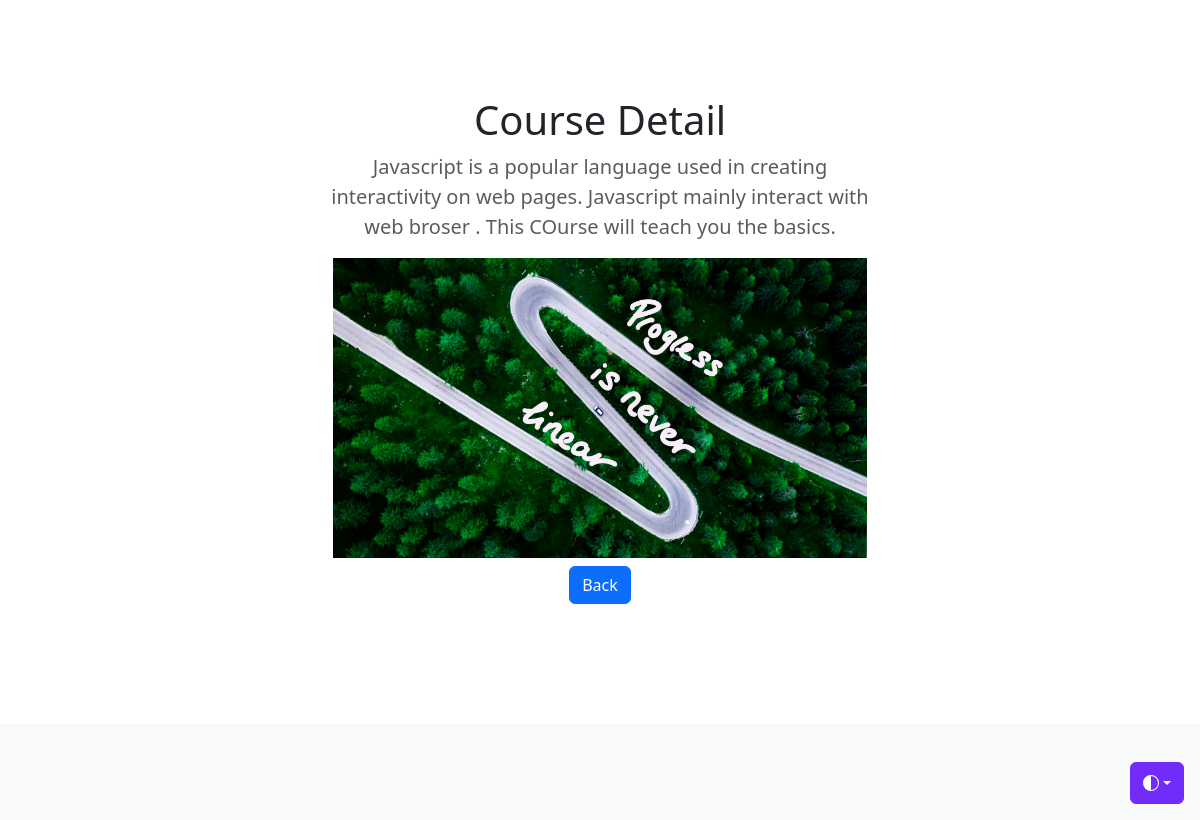
Page /2 on the earlier database version.
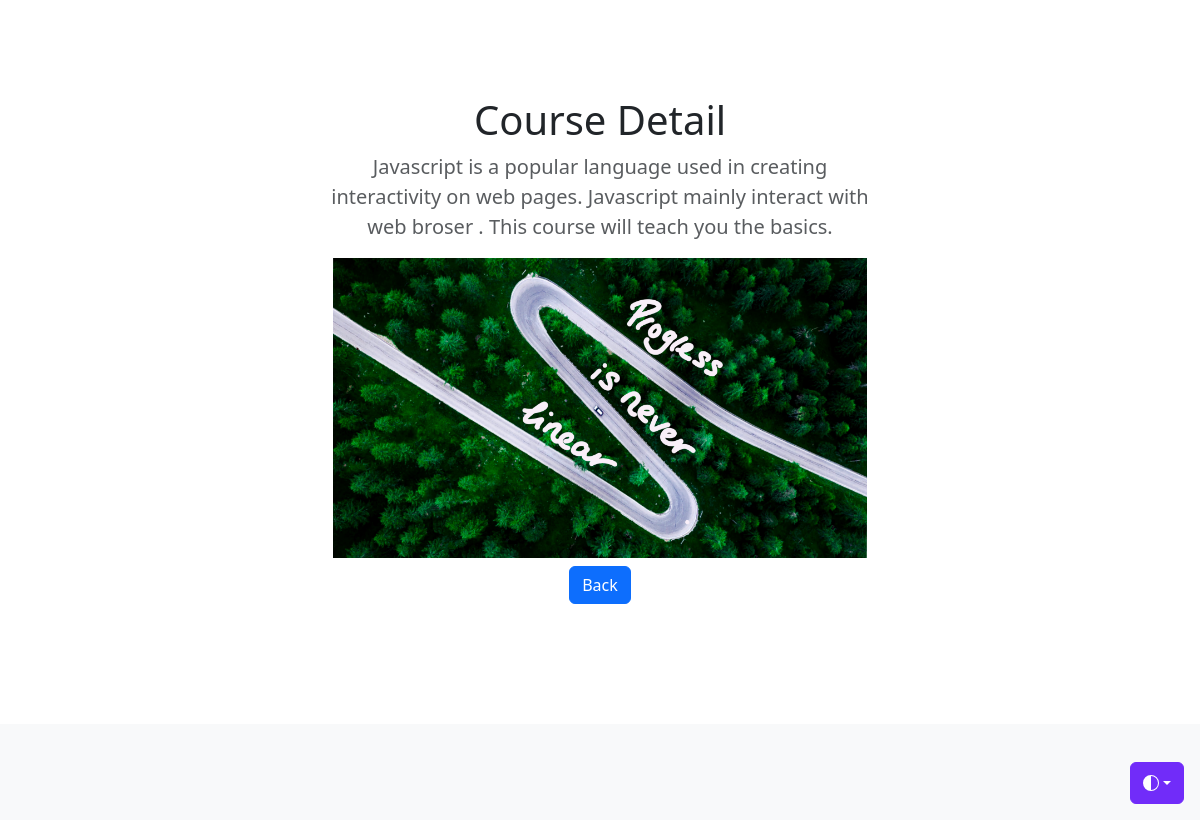
Same page on the later database version.
### courses/models.py (models this page shows, shortened)
class Course(models.Model):
    image = models.ImageField(upload_to ='static/media/')
    summary = models.CharField(max_length = 200)

### courses/views.py (the view)
# urls.py: path('<int:course_id>', views.detail, name="detail")
def detail(request,course_id ):
    course_detail = get_object_or_404(Course, pk = course_id)
    return render(request, 'detail.html',{'course':course_detail})

### templates/detail.html (shortened to what this page needs)
    <!doctype html>
    <html lang="en" data-bs-theme="auto">
    {% load static %}
      <head>
     <link href="https://cdn.jsdelivr.net/npm/bootstrap@5.3.2/dist/css/bootstrap.min.css" rel="stylesheet">
    <link href="/docs/5.3/dist/css/bootstrap.min.css" rel="stylesheet">
      </head>
      <body>
        <div class="dropdown position-fixed bottom-0 end-0 mb-3 me-3 bd-mode-toggle">
          <button class="btn btn-bd-primary py-2 dropdown-toggle d-flex align-items-center"
                  id="bd-theme"
                  type="button"
                  aria-expanded="false"
                  data-bs-toggle="dropdown"
                  aria-label="Toggle theme (auto)">
            <svg class="bi my-1 theme-icon-active" width="1em" height="1em"><use href="#circle-half"></use></svg>
          </button>
        </div>
    <main>
      <section class="py-5 text-center container">
        <div class="row py-lg-5">
          <div class="col-lg-6 col-md-8 mx-auto">
            <h1 class="fw-light">Course Detail</h1>
            <p class="lead text-body-secondary">{{course.summary}}</p>
            <img src="{{course.image}}" alt="" height="300">
            <p>
              <a href="{% url 'index' %}" class="btn btn-primary my-2">Back</a>
            </p>
          </div>
        </div>
      </section>
      <div class="album py-5 bg-body-tertiary">
      </div>
    </main>
        </body>
    </html>

Differences in the rows shown:
changed Course: summary "…web broser . This COurse will teach you the…" → "…web broser . This course will teach you the…"
